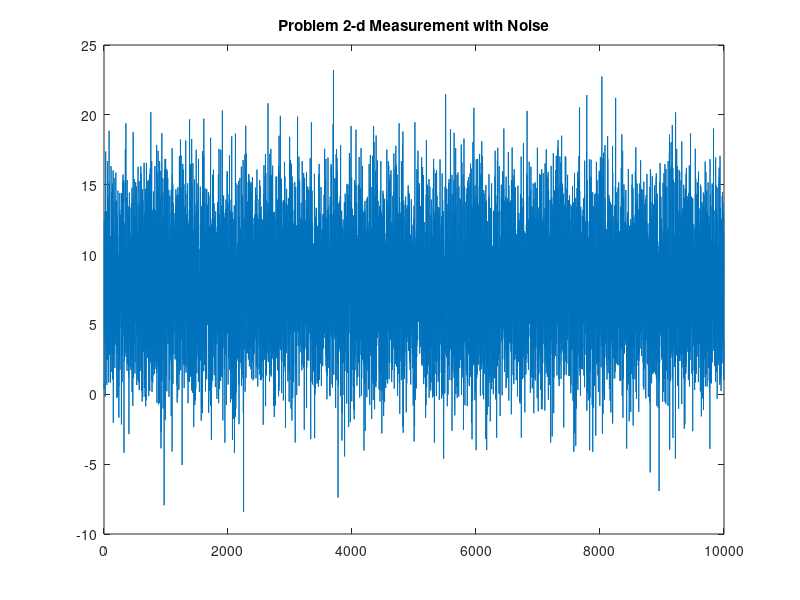

Reproduce this figure in MATLAB.
% Problem 2
% d
% Measurement Noise
clear;
% Measurement Function and Initial x value
A=4;
p=0.5;
x(1)=0;
for n=2:10000
    x(n)=A+p*x(n-1);
end
% Additive Noise
noise=randn(1,10000)*2;

M=x+(2*noise)

figure;plot(M)
title('Problem 2-d Measurement with Noise')

mean(M)
var(M)